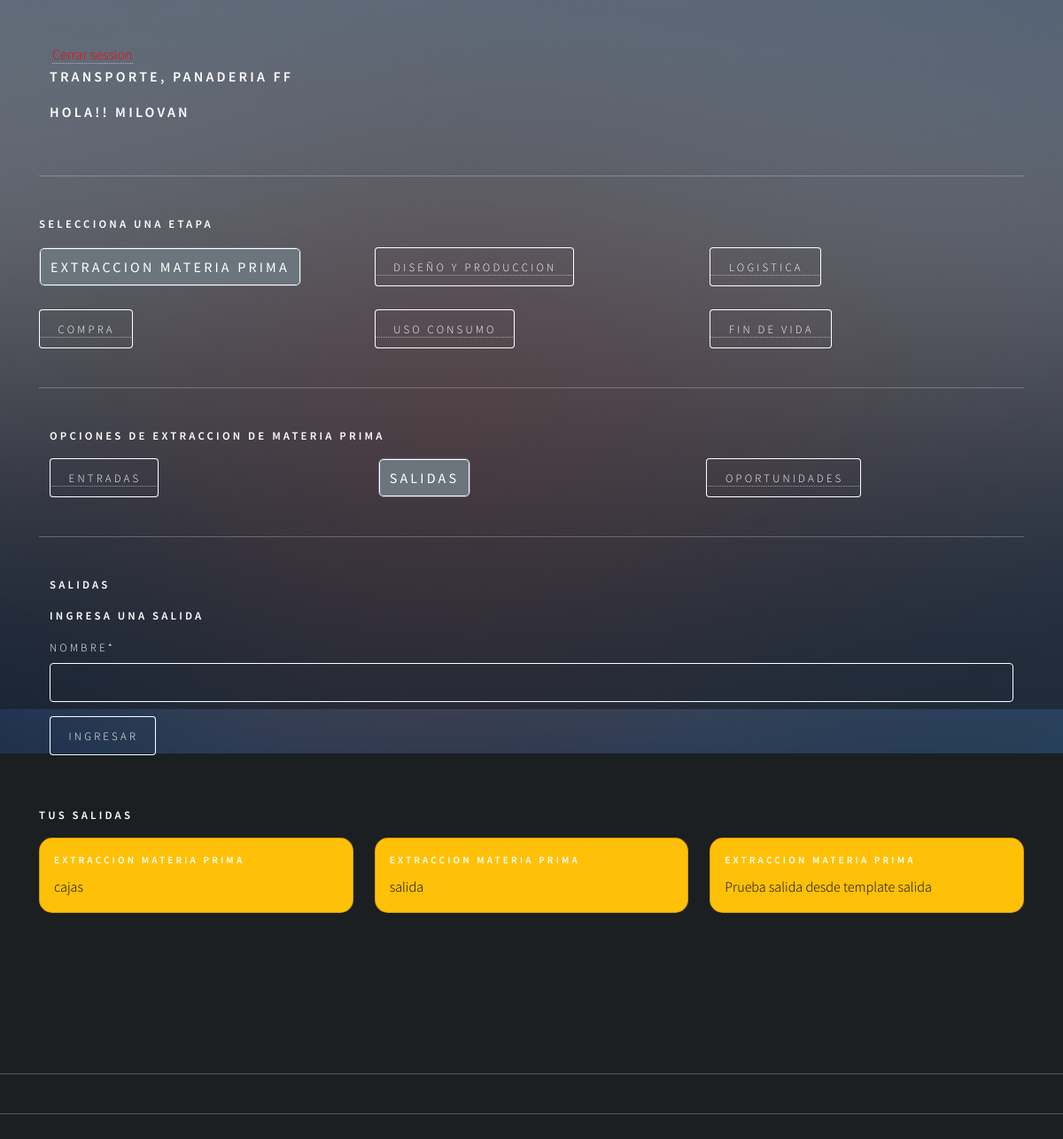
Page /agregar_salida_extraccion (signed in) on the committed database.
### app/models.py (models this page shows, shortened)
class RegistroTrabajador(models.Model):
    id_registro = models.AutoField(primary_key=True)
    id_usuario = models.ForeignKey(Usuario, on_delete=models.CASCADE)
    descripcion = models.TextField(max_length=160)
    id_area = models.ForeignKey(AreaEmpresa, on_delete=models.CASCADE)

class AreaEmpresa(models.Model):
    id_area = models.AutoField(primary_key=True)
    nombre  = models.CharField(max_length=20)
    productos = models.CharField(max_length=50)
    id_empresa = models.ForeignKey(Empresa, on_delete=models.CASCADE)
    def nombre_area(self):
        return "{}, {}". format(self.nombre, self.id_empresa)
    def __str__(self):
        return self.nombre_area()

class Empresa(models.Model):
    id_empresa = models.AutoField(primary_key=True)
    nombre  = models.CharField(max_length=20)
    def __str__(self):
        return self.nombre

class Salida(models.Model):
    id_salida = models.AutoField(primary_key=True)
    nombre  = models.CharField(max_length=50)
    fecha = models.DateTimeField(auto_now_add=True)
    etapa = models.ForeignKey(Etapa, on_delete=models.CASCADE)
    usuario =models.ForeignKey(Usuario, on_delete=models.CASCADE)

class Etapa(models.Model):
    id_etapa = models.AutoField(primary_key=True)
    nombre  = models.CharField(max_length=50)
    fecha_inicio  = models.DateField()
    fecha_termino  = models.DateField()
    area = models.ForeignKey(AreaEmpresa, on_delete=models.CASCADE)
    ciclo = models.ForeignKey(CicloArea, on_delete=models.CASCADE)
    activo = models.BooleanField()
    def __str__(self):
        return self.nombre

### user/models.py (models this page shows, shortened)
class Usuario(AbstractUser):
    telefono = models.IntegerField(null=True)

### app/views.py (the view, shortened to what this page needs)
# urls.py: path('agregar_salida_extraccion', agregarSalidaExtraccion, name="agregar_salida_extraccion"),
def agregarSalidaExtraccion(request):
    if request.user.is_authenticated:
        registros = RegistroTrabajador.objects.filter(id_usuario=request.user)
        etapa = Etapa.objects.values_list("id_etapa", flat=True).filter(nombre="Extraccion materia prima")
        salidas = Salida.objects.filter(usuario=request.user)
        data = {
            'form': SalidaForm(),
            'registros': registros,
            'salidas': salidas
        }
        print(f"la id del usuario es!!!!!!!!:", request.user.id)
        return render(request,'autodiagnostico/extraccion/salida/agregar_salida.html', data)
    else:
        return render(request, 'autodiagnostico/extraccion/entrada/agregar_salida.html')

### app/forms.py
class SalidaForm(forms.ModelForm):
    class Meta:
        model = Salida
        fields = 'nombre',

### app/templates/autodiagnostico/extraccion/salida/agregar_salida.html (shortened to what this page needs)
{% extends 'autodiagnostico/extraccion/home_extraccion.html' %}
{% load static %}
{% load crispy_forms_tags %}
{% block extraccion %}
<div class="container">
    <h4>Salidas</h4>
    <form action="" method="post">
        <h4>Ingresa una salida</h4>
        {{form | crispy}}
        <div>
            <input type="submit" class="btn btn-primary" value="ingresar">
        </div>
    </form>
</div>
<br>
<h4>Tus Salidas</h4>
<div class="row row-cols-1 row-cols-md-3 g-4">
    {% for p in salidas %}
    {% if p.etapa.nombre == "Extraccion materia prima" %}
        <div class="col">
            <div class="card text-bg-warning">
                <div class="card-body">
                    <h5 class="card-title">{{p.etapa}}</h5>
                    <p class="card-text">{{p.nombre}}</p>
                </div>
            </div>
        </div>
    {% endif %}
    {% endfor %}
</div>
{% endblock extraccion %}

### app/templates/autodiagnostico/auto_diagnostico.html (shortened to what this page needs)
{% load static %}
<!DOCTYPE HTML>
<html>
<head>
    <link href="https://cdn.jsdelivr.net/npm/bootstrap@5.2.0/dist/css/bootstrap.min.css" rel="stylesheet"
>
    <link rel="stylesheet" href="{% static 'css/main.css' %}" />
    <link rel="stylesheet" href="{% static 'css/style.css' %}">
</head>
<body class="is-preload">
    <div id="wrapper">
        <div class="container-sm">
            {% if user.is_authenticated %}
            <a href="{% url 'logout' %}" id="cerrarSesion">Cerrar session</a>
            {% if registros %}
            <div class="container-sm">
                <div class="row">
                        {% for p in registros %}
                        <h3>{{p.id_area}}</h3>
                        {% endfor %}
                        <h3>Hola!! {{user.username}} </h3>
                </div>
            </div>
            <hr>
            <h4>Selecciona una Etapa</h4>
            <div class="row">
                <div class="col">
                    <a href="{% url 'extraccion_materiaPrima' %}"><button type="button" id="extraccion">Extraccion
                            Materia Prima</button></a>
                </div>
                <div class="col">
                    <a href="{% url 'diseño_Produccion' %}"><button type="button" id="diseño">Diseño y
                            produccion</button></a>
                </div>
                <div class="col">
                    <a href="{% url 'logistica' %}"><button type="button" id="logistica">Logistica</button></a>
                </div>
            </div>
            <br>
            <div class="row">
                <div class="col">
                    <a href="{% url 'compra' %}"><button type="button" id="compra">Compra</button></a>
                </div>
                <div class="col">
                    <a href="{% url 'uso_consumo' %}"><button type="button" id="uso">Uso consumo</button></a>
                </div>
                <div class="col">
                    <a href="{% url 'fin_vida' %}"><button type="button" id="fin">Fin de vida</button></a>
                </div>
            </div>
            <hr>
            {% block body %}{% endblock %}
        </div>
        {% else %}
        <h1>Registra la empresa y el area a la que perteneces!!!!</h1>
        <a href="{% url 'agregar_Area' user.id  %}"><button type="button">Aqui</button></a>
        {% endif %}
        {% else %}
        <h1>Inicia Session</h1>
        <p>Para acceder a tu Auto Diagnostico </p>
        <a href="{% url 'login'  %}"><button type="button">Inicia Session</button></a>
        {% endif %}
    </div>
    <hr>
    <hr>
    <br>
    <br>
    <div id="bg"></div>
</body>
</html>

### static/css/style.css (style rules this page uses)
.card { background-color: rgba(27, 31, 34, 0.85); border-radius: 15px; }
#cerrarSesion { color: red; text-decoration: none; margin-left: 15px; }

### rows in the picture
RegistroTrabajador: id_area "TRANSPORTE, PANADERIA FF"
Usuario: username "MILOVAN"
Salida: etapa "EXTRACCION MATERIA PRIMA", nombre "cajas"
Salida: etapa "EXTRACCION MATERIA PRIMA", nombre "salida"
Salida: etapa "EXTRACCION MATERIA PRIMA", nombre "Prueba salida desde template salida"
